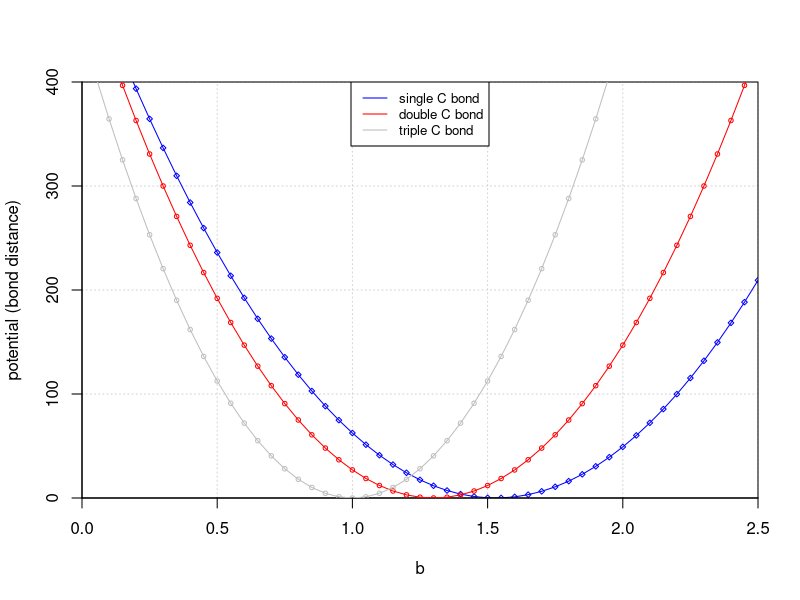
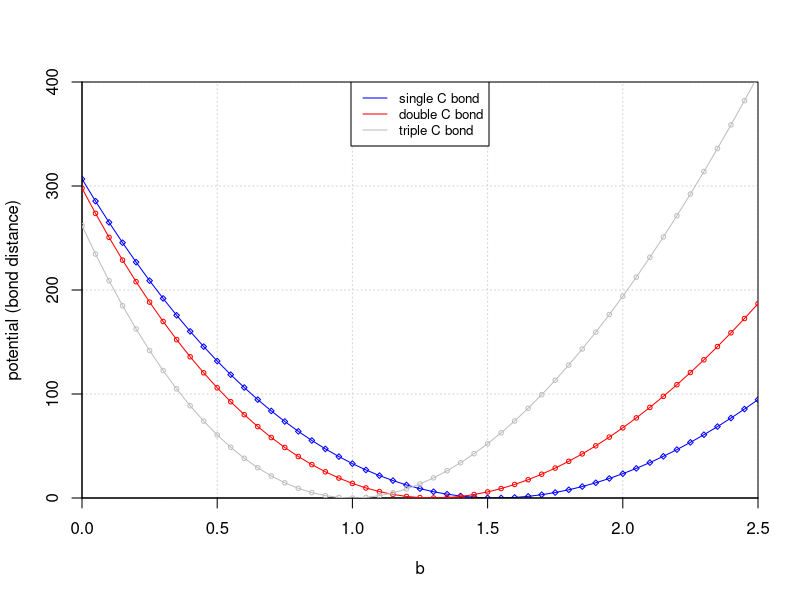
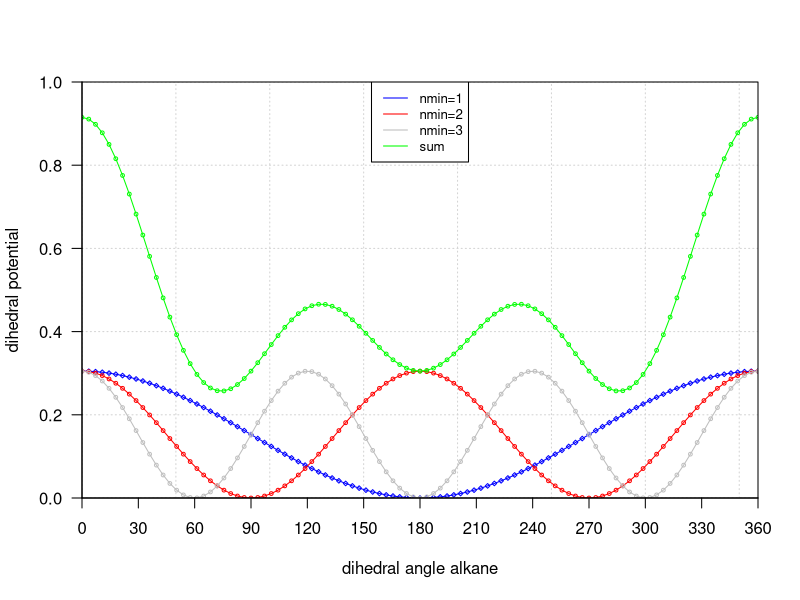
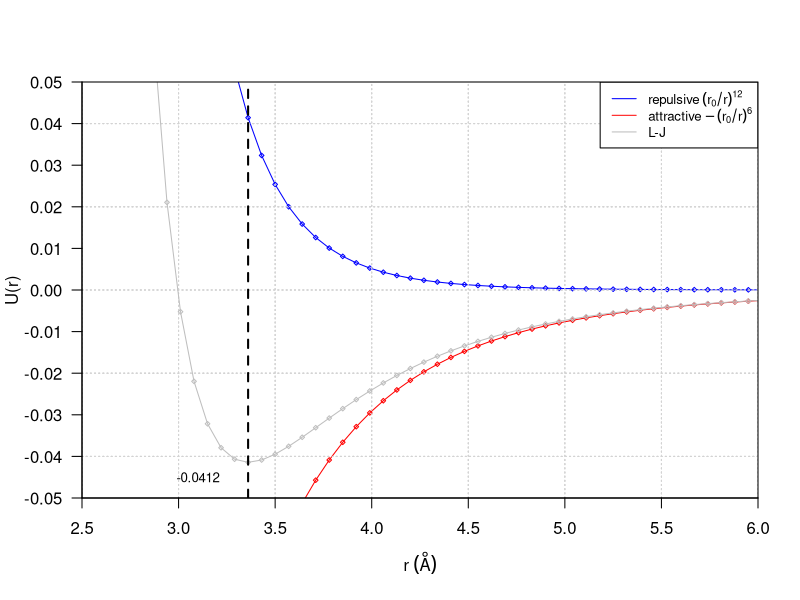
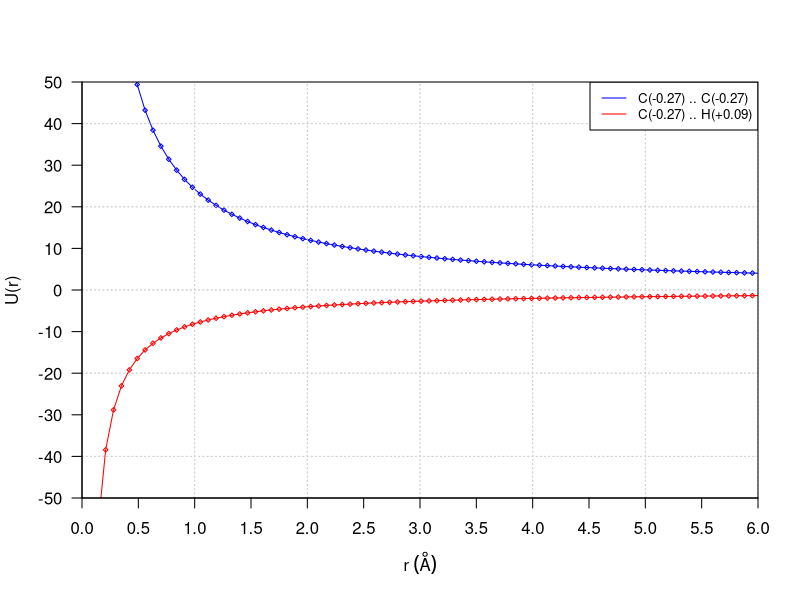

Reproduce these figures in R, in order.
## ---- chunk 1
knitr::opts_chunk$set(echo = TRUE)
## ---- chunk 2
################################################################################
# BONDS AS HARMONIC POTENTIALS
################################################################################
#Force constants for carbon single, double, and triple bonds
k1=222.50; k2=300; k3=450

#Equilibrium distances for carbon single, double, and triple bonds in Ångström
b1=1.5300; b2=1.3; b3=1.0

#Sampled variable
#b=runif(100, 0.5, 2.5)
b=seq(0.0, 2.5, ((2.5-0.0)/50))

#Harmonic Potential function
vbond1 <- k1*(b-b1)^2
vbond2 <- k2*(b-b2)^2
vbond3 <- k3*(b-b3)^2

xlim=range(0.0, 2.5) 
ylim=range(0,400)
#plot(b, vbond1, pch=23, type="o", col="blue", cex=0.8,
#     xlab = " ", main="", xlim = xlim, ylim = ylim, ylab= " ",
#     panel.first = grid(), axes=FALSE, xaxs="i", yaxs="i")
plot(b, vbond1, pch=23, type="o", col="blue", cex=0.6,
     ylab="potential (bond distance)",main="", xlim = xlim, ylim = ylim,
     panel.first = grid(), xaxs="i", yaxs="i")
lines(b, vbond2, col="red",type="o", cex=0.6)
lines(b, vbond3, col="gray",type="o", cex=0.6)
#axis(1, cex.axis=1.0, at=seq(0, 2.5,0.5))
#axis(2, cex.axis=1.0, at=seq(0, 400,50),las=1) 
#box(which="plot",col="black")
legend("top",col=c("blue","red","gray"),lty=1,
       legend=c("single C bond","double C bond","triple C bond"), cex=0.8)
## ---- chunk 3
################################################################################
# BONDS AS MORSE (ANHARMONIC) POTENTIALS
################################################################################
#Force constants for carbon single, double, and triple bonds
k1=222.50; k2=300; k3=450

#Equilibrium distances for carbon single, double, and triple bonds in Ångström
b1=1.5300; b2=1.3; b3=1.0

#Well depths (De) for anharmonic potential
De1 <- 10000
De2 <- 10000
De3 <- 10000
#
alpha1 <- sqrt(k1/(2*De1))
alpha2 <- sqrt(k2/(2*De2))
alpha3 <- sqrt(k3/(2*De3))
#Sampled variable
#b=runif(100, 0.5, 2.5)
b=seq(0.0, 2.5, ((2.5-0.0)/50))

#Harmonic Potential function
vbond1 <- De1*(1-exp(-alpha1*(b-b1)))^2
vbond2 <- De2*(1-exp(-alpha2*(b-b2)))^2
vbond3 <- De3*(1-exp(-alpha3*(b-b3)))^2

xlim=range(0.0, 2.5) 
ylim=range(0,400)
#plot(b, vbond1, pch=23, type="o", col="blue", cex=0.8,
#     xlab = " ", main="", xlim = xlim, ylim = ylim, ylab= " ",
#     panel.first = grid(), axes=FALSE, xaxs="i", yaxs="i")
plot(b, vbond1, pch=23, type="o", col="blue", cex=0.6,
     ylab="potential (bond distance)",main="", xlim = xlim, ylim = ylim,
     panel.first = grid(), xaxs="i", yaxs="i")
lines(b, vbond2, col="red",type="o", cex=0.6)
lines(b, vbond3, col="gray",type="o", cex=0.6)
#axis(1, cex.axis=1.0, at=seq(0, 2.5,0.5))
#axis(2, cex.axis=1.0, at=seq(0, 400,50),las=1) 
#box(which="plot",col="black")
legend("top",col=c("blue","red","gray"),lty=1,
       legend=c("single C bond","double C bond","triple C bond"), cex=0.8)
## ---- chunk 4
################################################################################
# DIHEDRAL ANGLES AS COSINES OR FOURIER SERIES
################################################################################

#k3=0.1525; k2=0.3; k1=0.6 # k=Vo/2, so the barrier for rotation is Vo.
k3=0.1525; k2=k3; k1=k3
n3=3; n2=2; n1=1    # number of barriers or minima.
delta=0
phi=seq(0, 2*pi, ((2*pi)/100))

#angles are given in radians so have to convert on ploting to degrees.
vdihe1 <- k1*(1+(cos(n1*phi-delta)))
vdihe2 <- k2*(1+(cos(n2*phi-delta)))
vdihe3 <- k3*(1+(cos(n3*phi-delta)))

vdihet <- vdihe1+vdihe2+vdihe3

xlim=range(0, 360) 
ylim=range(0,1.0)
plot(phi*(360/(2*pi)), vdihe1, pch=23, type="o", col="blue", cex=0.5,
     xlab = "dihedral angle alkane", main="", xlim = xlim, 
     ylim = ylim, ylab= "dihedral potential",
     panel.first = grid(), axes=FALSE, xaxs="i", yaxs="i")
lines(phi*(360/(2*pi)), vdihe2, col="red",type="o", cex=0.5)
lines(phi*(360/(2*pi)), vdihe3, col="gray",type="o", cex=0.5)
lines(phi*(360/(2*pi)), vdihet, col="green",type="o", cex=0.5)
axis(1, cex.axis=1.0, at=seq(0, 360,30))
axis(2, cex.axis=1.0, at=seq(0, 2,0.2),las=1) 
box(which="plot",col="black")
legend("top",col=c("blue","red","gray","green"),lty=1,
       legend=c("nmin=1","nmin=2","nmin=3","sum"), cex=0.8)
## ---- chunk 5
################################################################################
# NON-BONDED (INTERMOLECULAR) INTERACTIONS
################################################################################
# Lennard-Jones potential
epsiloni=-0.0780 #kcal/mole
epsilonj=-0.0220 #kcal/mole
epsilonij=sqrt(epsiloni*epsilonj) #Lorentz-Berthelot Lorentz=geometric
rmini=2.040*2   #Ångström
rminj=1.32*2    #Ångström
rminij=((rmini+rminj)/2)          #Lorentz-Berthelot Berthelot=aritmetic
rij=seq(0.0, 7.0, ((7.0-0.0)/100))
Aij= ((rminij/rij)**12)
Bij= (2*(rminij/rij)**6)
lj=epsilonij*( Aij - Bij)

xlim=range(2.5, 6.0) 
ylim=range(-0.05,0.05)
plot(rij,epsilonij*Aij, pch=23, type="o", col="blue", cex=0.5,
     xlab = expression("r"~(ring(A))), main="", xlim = xlim, ylim = ylim, ylab= "U(r)",
     panel.first = grid(), axes=FALSE, xaxs="i", yaxs="i")
lines(rij,-epsilonij*Bij, pch=23, type="o", col="red", cex=0.5,
      xlab = " ", main="", xlim = xlim, ylim = ylim, ylab= " ",
      panel.first = grid(),  xaxs="i", yaxs="i")
lines(rij,lj, pch=23, type="o", col="gray", cex=0.5,
      xlab = " ", main="", xlim = xlim, ylim = ylim, ylab= " ",
      panel.first = grid(), xaxs="i", yaxs="i")
abline(v=rminij,col="black",lty=2, lwd=2)
axis(1, cex.axis=1.0, at=seq(2.5, 6.0, 0.5))
axis(2, cex.axis=1.0, at=seq(-0.05, 0.05, 0.01),las=1) 
legend("topright",col=c("blue","red","gray"),lty=1,
       legend=c(expression("repulsive"~(r[0]/r)^12),
                expression("attractive"~-(r[0]/r)^6),"L-J"), cex=0.8)
text(c(3.1), c(-0.045), labels=c("-0.0412"), cex= 0.8)
box(which="plot",col="black")
## ---- chunk 6
# electrostatic potential
# It is Coulomb's law in AKMA units, ie length in Å, energy in kcal/mol and charge in |e|.
# A relative dielectric permittivity (dimensionless) is allowed for in the denominator 
# (keyword EPS, default value 1.0). Numerically this boils down to:
# E= 332*(qi*qj)/(rij*eps)
# Kcoul = 1/(4*pi*epsilon-zero)
# epsilon-zero = 8.8542 x 10^-12 C^2 m^-1 J^-1
# 1 m = 10^10 A
# 1 C = 1.6022 x 10 ^19 esu
# 1 J = 6.0221 x 10 23 / 4184 kcal mol^-1
# Kcoul = 1 J m / 4*pi*(8.8542 x 1o ^-12)C^2 == 332 kcal * mol^-1 * esu^-2
qi=-0.27  # carbon charge
qj=0.09   # hydrogen charge
e=1 # dielectric constant 1 for vacuum, 80 for water, 4 for protein interior 
rij=seq(0.0, 7.0, ((7.0-0.0)/100))
Kcoul=332
velecc= Kcoul*(qi*qi)/(e*rij)
velech= Kcoul*(qi*qj)/(e*rij)


xlim=range(0, 6.0) 
ylim=range(-50,50)
plot(rij,velecc, pch=23, type="o", col="blue", cex=0.5,
     xlab = expression("r"~(ring(A))), main="", xlim = xlim, ylim = ylim, 
     ylab= "U(r)",
     panel.first = grid(), axes=FALSE, xaxs="i", yaxs="i")
lines(rij,velech, pch=23, type="o", col="red", cex=0.5,
      xlab = " ", main="", xlim = xlim, ylim = ylim, ylab= " ",
      panel.first = grid(),  xaxs="i", yaxs="i")
#abline(v=rminij,col="gray",lty=2, lwd=2)
axis(1, cex.axis=1.0, at=seq(0.0, 6.0, 0.5))
axis(2, cex.axis=1.0, at=seq(-50, 50, 10),las=1) 
legend("topright",col=c("blue","red"),lty=1,legend=c("C(-0.27) .. C(-0.27)",
      "C(-0.27) .. H(+0.09)"), cex=0.8)
box(which="plot",col="black")
